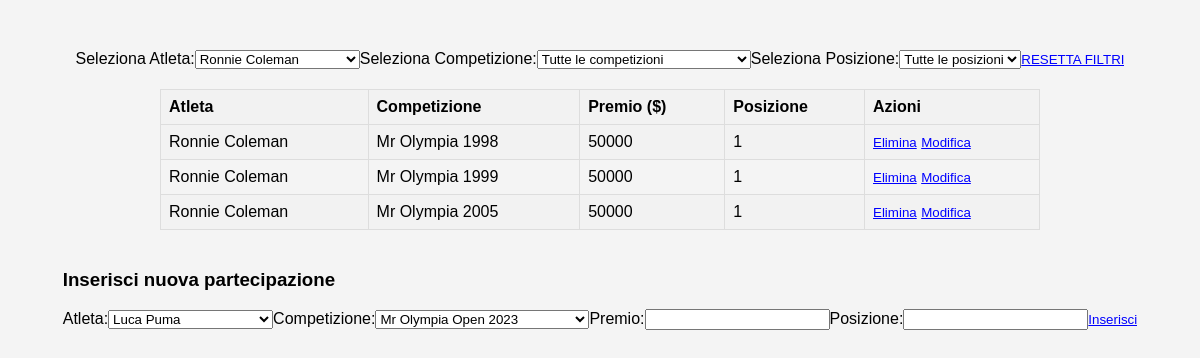
The app's page /partecipazioni.php?atleta=Ronnie Coleman (signed in), older data.
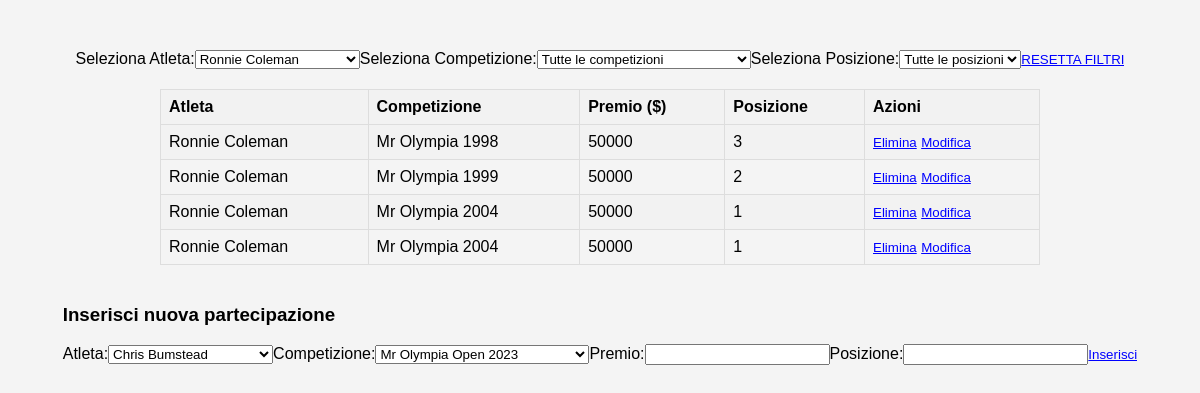
The same page, newer data.
### tables this page shows
CREATE TABLE `partecipazione` (
  `id` int(11) NOT NULL,
  `id_atleta` int(11) NOT NULL,
  `id_competizione` int(11) NOT NULL,
  `premio` int(11) NOT NULL,
  `posizione` int(11) NOT NULL
);

CREATE TABLE `atleti` (
  `id` int(11) NOT NULL,
  `nome` varchar(50) NOT NULL,
  `nazionalita` varchar(50) NOT NULL,
  `eta` int(11) NOT NULL,
  `altezza` varchar(50) NOT NULL,
  `peso_gara` int(50) NOT NULL,
  `peso_massa` int(11) NOT NULL,
  `id_preparatore` int(11) NOT NULL,
  `id_biografia` int(11) DEFAULT NULL
);

CREATE TABLE `competizioni` (
  `id` int(11) NOT NULL,
  `nome` varchar(50) NOT NULL,
  `data` date NOT NULL,
  `luogo` varchar(50) NOT NULL
);

### partecipazioni.php (the view, shortened to what this page needs)
<?php
if(isset($_SESSION["UTENTE"])) {
include 'credenziali.php';
$conn = new mysqli($servername, $username, $password, $dbname);
$sql_competizioni = "SELECT * FROM COMPETIZIONI";
$sql_atleti = "SELECT * FROM ATLETI";
$result_atleti = $conn->query($sql_atleti);
echo "<!DOCTYPE html>
<html>
<head>
    <title>Tabella Partecipazioni</title>
    <style>
    body {
        font-family: 'Arial', sans-serif;
        background-color: #f4f4f4;
        margin: 0;
        padding: 50px;
        display: flex;
        justify-content: center;
        align-items: center;
        flex-direction: column;
    }
    table {
        width: 80%;
        border-collapse: collapse;
        margin-top: 20px;
    }
    th, td {
        border: 1px solid #dddddd;
        text-align: left;
        padding: 8px;
        cursor: pointer;
    }
    th {
        background-color: #f2f2f2;
    }
    tr:nth-child(even) {
        background-color: #f2f2f2;
    }
    tr:hover {
        background-color: #ddd;
    }
    a {
        text-decoration: none;
        color: inherit;
    }
    form {
        display: inline; /* Modifica per renderlo inline */
    }
    form input[type='submit'] {
        background-color: transparent;
        border: none;
        cursor: pointer;
        color: blue;
        text-decoration: underline;
        padding: 0;
    }
    form input[type='submit']:hover {
        color: red;
    }
    form input[type='submit']:focus {
        outline: none;
    }
    </style>
</head>
<body>";
echo "<div id='filtroCompetizioni'>";
echo "<form method='GET'>";
echo "<label for='atleta'>Seleziona Atleta:</label>";
echo "<select name='atleta' id='atleta' onchange='this.form.submit()'>";
while ($row_atleta = $result_atleti->fetch_assoc()) {
    $selected_atleta = (isset($_GET['atleta']) && $_GET['atleta'] == $row_atleta['nome']) ? "selected" : "";
    echo "<option value='".$row_atleta['nome']."' $selected_atleta>".$row_atleta['nome']."</option>";
}
echo "</select>";
echo "<label for='competizioni'>Seleziona Competizione:</label>";
echo "<select name='competizione' id='competizioni' onchange='this.form.submit()'>";
echo "<option value='tutte'>Tutte le competizioni</option>";
echo "</select>";
echo "<label for='posizione'>Seleziona Posizione:</label>";
echo "<select name='posizione' id='posizioni' onchange='this.form.submit()'>";
echo "<option value='tutte'>Tutte le posizioni</option>";
echo "</select>";
echo "</form>";
echo "<form method='GET' style='margin-top: 20px;'>";
echo "<input type='submit' value='RESETTA FILTRI'>";
echo "</form>";
echo "</div>";
echo "<table><tr><th>Atleta</th><th>Competizione</th><th>Premio ($)</th><th>Posizione</th><th>Azioni</th></tr>";
$sql = "SELECT ATLETI.nome AS atleta, COMPETIZIONI.nome AS competizione_nome, PARTECIPAZIONE.premio, PARTECIPAZIONE.posizione, PARTECIPAZIONE.id AS id_partecipazione
        FROM PARTECIPAZIONE
        INNER JOIN ATLETI ON PARTECIPAZIONE.id_atleta = ATLETI.id
        INNER JOIN COMPETIZIONI ON PARTECIPAZIONE.id_competizione = COMPETIZIONI.id";
if (isset($_GET['atleta']) && $_GET['atleta'] != 'tutti') {
    $atleta = $conn->real_escape_string($_GET['atleta']);
    if (strpos($sql, 'WHERE') !== false) {
        $sql .= " AND ATLETI.nome = '$atleta'";
    } else {
        $sql .= " WHERE ATLETI.nome = '$atleta'";
    }
}
$result = $conn->query($sql);
if (isset($result)) {
    while($row = $result->fetch_assoc()) {
        echo "<tr><td><a href='atleta.php?atleta=".urlencode($row['atleta'])."'>".$row["atleta"]."</a></td><td>".$row["competizione_nome"]."</td><td>".$row["premio"]."</td><td>".$row["posizione"]."</td>";
        echo "<td>
                  <form method='POST'>
                      <input type='hidden' name='id_partecipazione' value='".$row["id_partecipazione"]."'>
                      <input type='submit' name='elimina' value='Elimina'>
                  </form>
                  <form method='POST'>
                      <input type='hidden' name='id_partecipazione' value='".$row["id_partecipazione"]."'>
                      <input type='submit' name='modifica' value='Modifica'>
                  </form>
              </td></tr>";
    }
}
echo "</table>";
echo "<div style='margin-top: 20px;'>";
echo "<h3>";
echo (isset($atleta_modifica)) ? "Modifica partecipazione" : "Inserisci nuova partecipazione";
echo "</h3>";
echo "<form method='POST'>";
echo "<label for='atleta'>Atleta:</label>";
echo "<select name='atleta'>";
$result_atleti = $conn->query($sql_atleti);
while ($row_atleta = $result_atleti->fetch_assoc()) {
    $selected_atleta_modifica = (isset($atleta_modifica) && $atleta_modifica == $row_atleta['nome']) ? "selected" : "";
    echo "<option value='".$row_atleta['nome']."' $selected_atleta_modifica>".$row_atleta['nome']."</option>";
}
echo "</select>";
echo "<label for='competizione'>Competizione:</label>";
echo "<select name='competizione'>";
$result_competizioni = $conn->query($sql_competizioni);
while ($row_competizione = $result_competizioni->fetch_assoc()) {
    $selected_competizione_modifica = (isset($competizione_modifica) && $competizione_modifica == $row_competizione['nome']) ? "selected" : "";
    echo "<option value='".$row_competizione['nome']."' $selected_competizione_modifica>".$row_competizione['nome']."</option>";
}
echo "</select>";
echo "<label for='premio'>Premio:</label>";
echo "<input type='text' name='premio' value='".(isset($premio_modifica) ? $premio_modifica : "")."' required>";
echo "<label for='posizione'>Posizione:</label>";
echo "<input type='text' name='posizione' value='".(isset($posizione_modifica) ? $posizione_modifica : "")."' required>";
echo "<input type='submit' name='".(isset($atleta_modifica) ? "salva_modifiche" : "inserisci")."' value='".(isset($atleta_modifica) ? "Salva Modifiche" : "Inserisci")."'>";
echo "</form>";
echo "</div>";
echo "</body>
</html>";
}
else{
    header("location:index.php");
    session_abort();
}
?>

### partecipazioni.php (style rules this page uses)
body { font-family: 'Arial', sans-serif; background-color: #f4f4f4; margin: 0; padding: 50px; display: flex; justify-content: center; align-items: center; flex-direction: column; }
table { width: 80%; border-collapse: collapse; margin-top: 20px; }
th, td { border: 1px solid #dddddd; text-align: left; padding: 8px; cursor: pointer; }
th { background-color: #f2f2f2; }
tr:nth-child(even) { background-color: #f2f2f2; }
a { text-decoration: none; color: inherit; }
form { display: inline; }
form input[type='submit'] { background-color: transparent; border: none; cursor: pointer; color: blue; text-decoration: underline; padding: 0; }

Row changes from the older to the newer data that the page shows:
removed partecipazione: id_atleta.nome "Ronnie Coleman", id_competizione.nome "Mr Olympia 2005", premio "50000", posizione "1"
changed partecipazione "Mr Olympia 1998": posizione "1" → "3"
changed partecipazione "Mr Olympia 1999": posizione "1" → "2"
added partecipazione: id_atleta.nome "Ronnie Coleman", id_competizione.nome "Mr Olympia 2004", premio "50000", posizione "1"
added partecipazione: id_atleta.nome "Ronnie Coleman", id_competizione.nome "Mr Olympia 2004", premio "50000", posizione "1"
Text that changed along with them:
form field atleta: "Luca Puma" → "Chris Bumstead"
